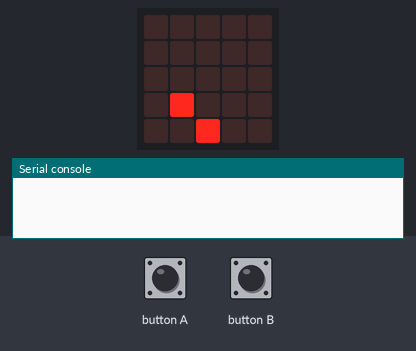
Bench run of a program on a simulated BBC micro:bit running MicroPython. Parts: the board's 5×5 LED display, the last lines printed to the serial console. The inputs (shaded band) are chosen by the test bench. Random numbers come from a fixed seed.

Above: at 1.2 s.
1.3 s: button A pressed for 0.15 s
At 4.1 s:
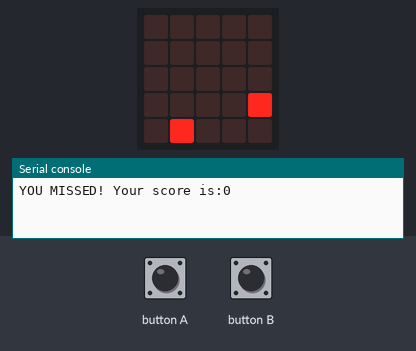
4.4 s: button B pressed for 0.15 s
5.1 s: button A pressed for 1 s
At 6.4 s:
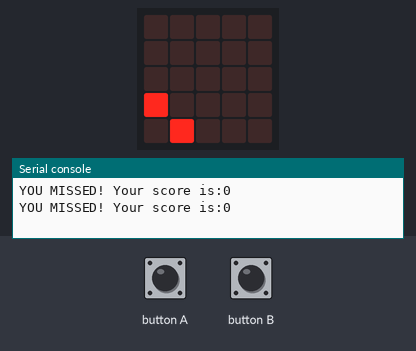
7.6 s: button B pressed for 1 s
At 9.7 s:
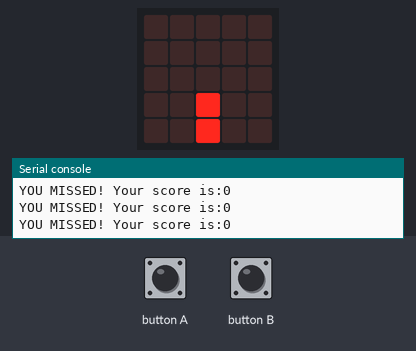
10.1 s: button B pressed for 0.15 s
At 10.63 s:
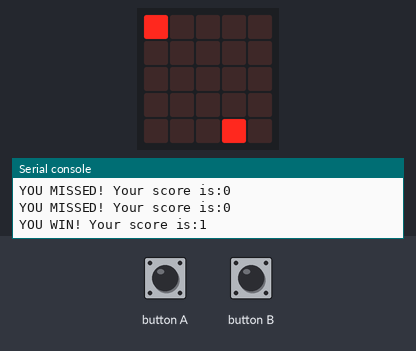
10.8 s: button A pressed for 0.15 s
At 11.7 s:
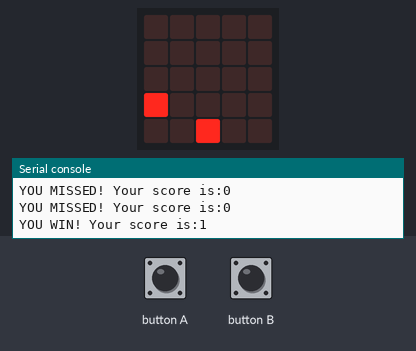
Timing chart, 0 to 13.8 s (numbered marks = the images above; inputs shaded):
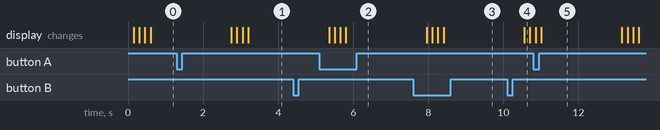

The program:

catching-game.py
```python
#5/3/2018
#Name Redacted
#Catching Game


import microbit
import random
import time

catcherPOS = 2
slide = 0
fallerPOS = 0
score = 0

#lists of possible positions for objects
list = ["90000", "09000", "00900", "00090", "00009"]
image1_list = ["90000:00000:00000:00000:","00000:90000:00000:00000:","00000:00000:90000:00000:","00000:00000:00000:90000:","00000:00000:00000:00000:"]
image2_list = ["09000:00000:00000:00000:","00000:09000:00000:00000:","00000:00000:09000:00000:","00000:00000:00000:09000:","00000:00000:00000:00000:"]
image3_list = ["00900:00000:00000:00000:","00000:00900:00000:00000:","00000:00000:00900:00000:","00000:00000:00000:00900:","00000:00000:00000:00000:"]
image4_list = ["00090:00000:00000:00000:","00000:00090:00000:00000:","00000:00000:00090:00000:","00000:00000:00000:00090:","00000:00000:00000:00000:"]
image5_list = ["00009:00000:00000:00000:","00000:00009:00000:00000:","00000:00000:00009:00000:","00000:00000:00000:00009:","00000:00000:00000:00000:"]

#randomly selects position of falling light
def pick_fallerPOS():
    fallerPOS = random.randrange(0,5)
    return fallerPOS

#puts together image with positions of objects
def fall(catcherPOS, slide):
    image = microbit.Image(slide + list[catcherPOS])
    time.sleep(0.15)
    return image

def chill():
    time.sleep(2)

fallerPOS = pick_fallerPOS()

#takes input to control position of object, displays image to microbit, counts score
while True:
    if fallerPOS == 0:
        for counter in range(4):
            if microbit.button_a.was_pressed():
                if catcherPOS > 0:
                    catcherPOS = catcherPOS - 1
            elif microbit.button_b.was_pressed():
                if catcherPOS < 4:
                    catcherPOS = catcherPOS + 1
            microbit.display.show(fall(catcherPOS, image1_list[slide]))
            slide = slide + 1
            if slide > 3:
                slide = 0
                chill()
                if fallerPOS == catcherPOS:
                    score = score + 1
                    print("YOU WIN! Your score is:" + str(score))
                else:
                    print("YOU MISSED! Your score is:" + str(score))


    if fallerPOS == 1:
        for counter in range(4):
            if microbit.button_a.was_pressed():
                if catcherPOS > 0:
                    catcherPOS = catcherPOS - 1
            elif microbit.button_b.was_pressed():
                if catcherPOS < 4:
                    catcherPOS = catcherPOS + 1
            microbit.display.show(fall(catcherPOS, image2_list[slide]))
            slide = slide + 1
            if slide > 3:
                slide = 0
                chill()
                if fallerPOS == catcherPOS:
                    score = score + 1
                    print("YOU WIN! Your score is:" + str(score))
                else:
                    print("YOU MISSED! Your score is:" + str(score))


    if fallerPOS == 2:
        for counter in range(4):
            if microbit.button_a.was_pressed():
                if catcherPOS > 0:
                    catcherPOS = catcherPOS - 1
            elif microbit.button_b.was_pressed():
                if catcherPOS < 4:
                    catcherPOS = catcherPOS + 1
            microbit.display.show(fall(catcherPOS, image3_list[slide]))
            slide = slide + 1
            if slide > 3:
                slide = 0
                chill()
                if fallerPOS == catcherPOS:
                    score = score + 1
                    print("YOU WIN! Your score is:" + str(score))
                else:
                    print("YOU MISSED! Your score is:" + str(score))


    if fallerPOS == 3:
        for counter in range(4):
            if microbit.button_a.was_pressed():
                if catcherPOS > 0:
                    catcherPOS = catcherPOS - 1
            elif microbit.button_b.was_pressed():
                if catcherPOS < 4:
                    catcherPOS = catcherPOS + 1
            microbit.display.show(fall(catcherPOS, image4_list[slide]))
            slide = slide + 1
            if slide > 3:
                slide = 0
                chill()
                if fallerPOS == catcherPOS:
                    score = score + 1
                    print("YOU WIN! Your score is:" + str(score))
                else:
                    print("YOU MISSED! Your score is:" + str(score))


    if fallerPOS == 4:
        for counter in range(4):
            if microbit.button_a.was_pressed():
                if catcherPOS > 0:
                    catcherPOS = catcherPOS - 1
            elif microbit.button_b.was_pressed():
                if catcherPOS < 4:
                    catcherPOS = catcherPOS + 1
            microbit.display.show(fall(catcherPOS, image5_list[slide]))
            slide = slide + 1
            if slide > 3:
                slide = 0
                chill()
                if fallerPOS == catcherPOS:
                    score = score + 1
                    print("YOU WIN! Your score is:" + str(score))
                else:
                    print("YOU MISSED! Your score is:" + str(score))

#randomly selects position of next falling object
    fallerPOS = pick_fallerPOS()
```

Measured:
- after the input at 4.4 s, every drawn part: stays the same
- what the display in image 5 shows lasts 2.2 s, from 11.0 s to 13.2 s
